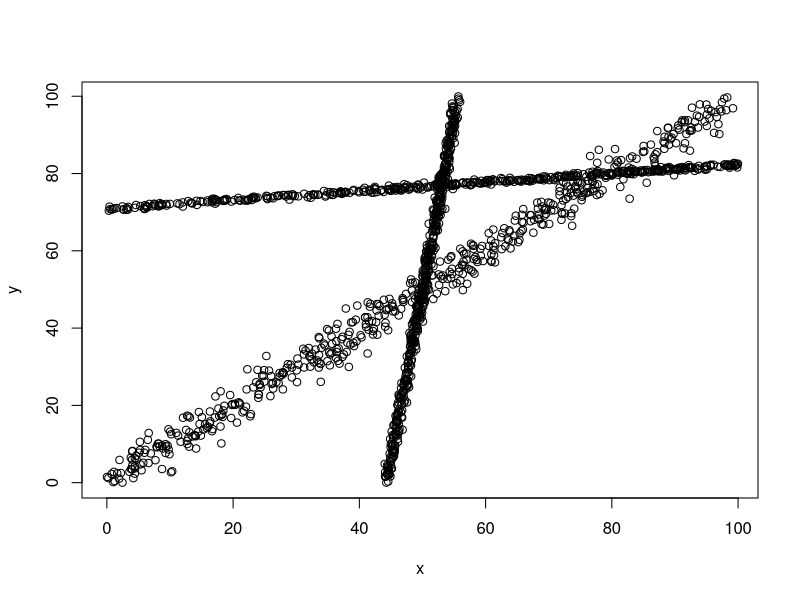

Generate this figure with R:
# Created:  Thu 19 Jun 2014 12:19 PM
# x <- data.frame(replicate(2, rnorm( 200, 50, 6 )))
#x <- data.frame(rnorm(200, 75, 6), rnorm(200, 25, 6))
#y <- x[ x[,1]>0 & x[,1]<100 & x[,2]>0 & x[,2]<100, ]
#write.table(y, file="data", sep=" ", row.names=F, col.names=F)

simcor <- function (n, xmean, xsd, ymean, ysd, correlation) {
	x <- rnorm(n)
	y <- rnorm(n)
	z <- correlation * scale(x)[,1] + sqrt(1 - correlation^2) *
			 scale(resid(lm(y ~ x)))[,1]
	xresult <- xmean + xsd * scale(x)[,1]
	yresult <- ymean + ysd * z
	data.frame(x=xresult,y=yresult)
}

x <- simcor(1000, 50, 65, 50, 65, 0.999)
y <- x[ x[,1]>0 & x[,1]<100 & x[,2]>0 & x[,2]<100, ]
plot(y)

write.table(y, file="data", sep=" ", row.names=F, col.names=F)

x2 <- simcor(1000, 50, 8, 50, 70, 0.999)
y2 <- x2[ x2[,1]>0 & x2[,1]<100 & x2[,2]>0 & x2[,2]<100, ]
points(y2)

write.table(y2, file="data", append=T, sep=" ", row.names=F, col.names=F)

x3 <- simcor(1000, 50, 70, 50, 8, 0.999)
x3 <- x3 + 30
y3 <- x3[ x3[,1]>0 & x3[,1]<100 & x3[,2]>0 & x3[,2]<100, ]
points(y3)

write.table(y3, file="data", append=T, sep=" ", row.names=F, col.names=F)
